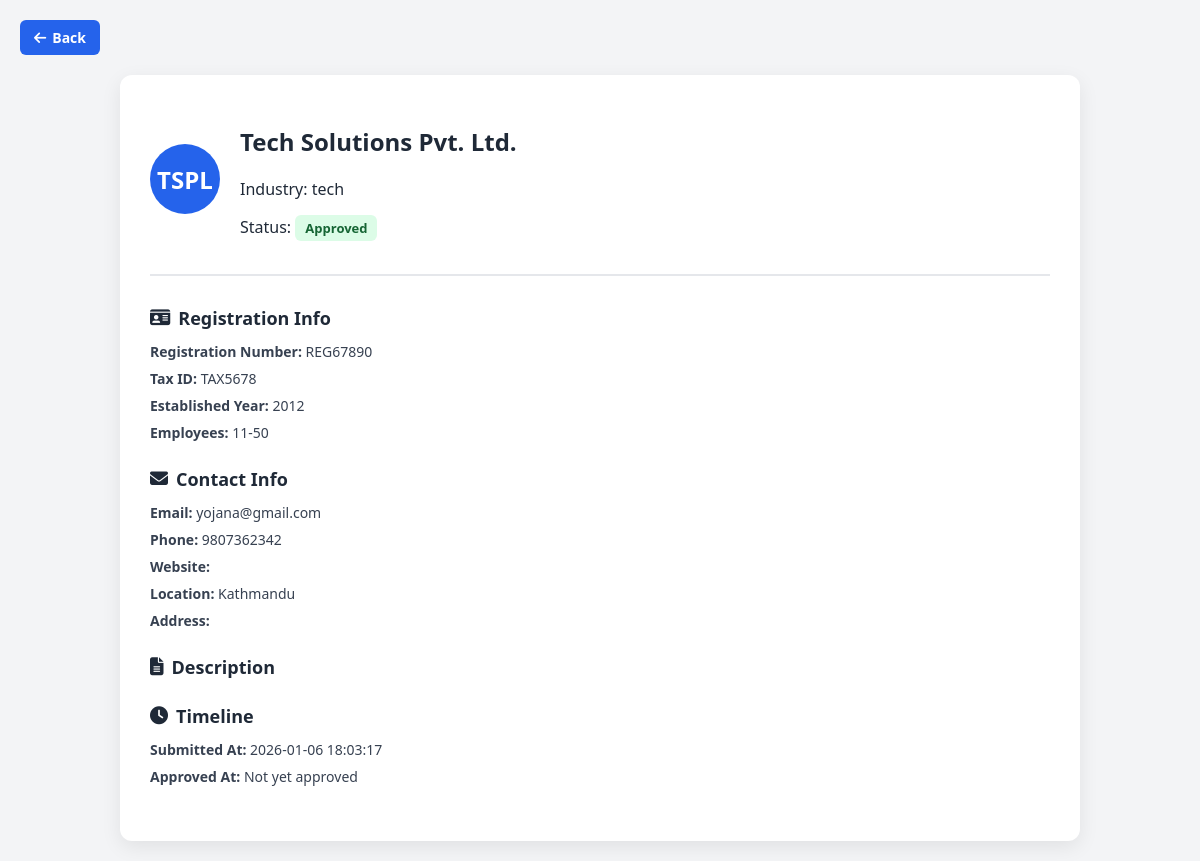
Page /html/Admin/viewCompany.php?id=11 on the committed database.
### tables this page shows
CREATE TABLE `company_registration` (
  `company_id` int(11) NOT NULL,
  `company_name` varchar(255) NOT NULL,
  `industry` varchar(100) NOT NULL,
  `registration_number` varchar(100) NOT NULL,
  `tax_id` varchar(100) NOT NULL,
  `established_year` int(11) NOT NULL,
  `num_employees` varchar(50) NOT NULL,
  `email` varchar(255) NOT NULL,
  `phone` varchar(50) NOT NULL,
  `website` varchar(255) DEFAULT NULL,
  `city_state` varchar(255) NOT NULL,
  `full_address` text DEFAULT NULL,
  `company_description` text DEFAULT NULL,
  `password` varchar(255) NOT NULL,
  `status` enum('pending','verified','approved','rejected') DEFAULT 'pending',
  `submitted_at` datetime DEFAULT current_timestamp(),
  `approved_at` datetime DEFAULT NULL
);

### html/Admin/viewcompany.php (the view, shortened to what this page needs)
<?php
require_once "db_aadminconnect.php";
$company_id = intval($_GET['id'] ?? 0);
$stmt = $conn->prepare("SELECT * FROM company_registration WHERE company_id=? LIMIT 1");
$stmt->bind_param("i", $company_id);
$stmt->execute();
$result = $stmt->get_result();
$company = $result->fetch_assoc();
$parts = explode(" ", $company['company_name']);
$initials = "";
foreach ($parts as $p) { $initials .= strtoupper($p[0]); }
?>
<!DOCTYPE html>
<html lang="en">
<head>
  <link rel="stylesheet" href="viewcompany.css">
  <link rel="stylesheet" href="https://cdnjs.cloudflare.com/ajax/libs/font-awesome/6.5.0/css/all.min.css"/>
</head>
<body>
  <a href="javascript:history.back()" class="btn-back">
    <i class="fa-solid fa-arrow-left"></i> Back
  </a>
  <div class="company-container">
    <div class="company-header">
      <div class="avatar"><?php echo $initials; ?></div>
      <div class="info">
        <h2><?php echo htmlspecialchars($company['company_name']); ?></h2>
        <p>Industry: <?php echo htmlspecialchars($company['industry']); ?></p>
        <p>Status: <span class="status <?php echo strtolower($company['status']); ?>">
          <?php echo ucfirst($company['status']); ?>
        </span></p>
      </div>
    </div>
    <section class="company-section">
      <h3><i class="fa-solid fa-id-card"></i> Registration Info</h3>
      <ul>
        <li><strong>Registration Number:</strong> <?php echo htmlspecialchars($company['registration_number']); ?></li>
        <li><strong>Tax ID:</strong> <?php echo htmlspecialchars($company['tax_id']); ?></li>
        <li><strong>Established Year:</strong> <?php echo htmlspecialchars($company['established_year']); ?></li>
        <li><strong>Employees:</strong> <?php echo htmlspecialchars($company['num_employees']); ?></li>
      </ul>
    </section>
    <section class="company-section">
      <h3><i class="fa-solid fa-envelope"></i> Contact Info</h3>
      <ul>
        <li><strong>Email:</strong> <?php echo htmlspecialchars($company['email']); ?></li>
        <li><strong>Phone:</strong> <?php echo htmlspecialchars($company['phone']); ?></li>
        <li><strong>Website:</strong> </li>
        <li><strong>Location:</strong> <?php echo htmlspecialchars($company['city_state']); ?></li>
        <li><strong>Address:</strong> <?php echo htmlspecialchars($company['full_address']); ?></li>
      </ul>
    </section>
    <section class="company-section">
      <h3><i class="fa-solid fa-file-lines"></i> Description</h3>
    </section>
    <section class="company-section">
      <h3><i class="fa-solid fa-clock"></i> Timeline</h3>
      <ul>
        <li><strong>Submitted At:</strong> <?php echo $company['submitted_at']; ?></li>
        <li><strong>Approved At:</strong> <?php echo $company['approved_at'] ?: 'Not yet approved'; ?></li>
      </ul>
    </section>
  </div>
</body>
</html>

### html/Admin/viewcompany.css (style rules this page uses)
body { font-family: "Segoe UI", sans-serif; background: #f3f4f6; margin: 0; padding: 20px; color: #1f2937; }
.btn-back { display: inline-flex; align-items: center; gap: 6px; background: #2563eb; color: #fff; padding: 8px 14px; border-radius: 6px; text-decoration: none; font-size: 14px; font-weight: 600; margin-bottom: 20px; }
.company-container { max-width: 900px; margin: auto; background: #fff; border-radius: 12px; box-shadow: 0 6px 20px rgba(0,0,0,0.08); padding: 30px; }
.company-header { display: flex; align-items: center; gap: 20px; border-bottom: 2px solid #e5e7eb; padding-bottom: 20px; margin-bottom: 30px; }
.avatar { width: 70px; height: 70px; border-radius: 50%; background: #2563eb; color: #fff; font-size: 24px; font-weight: 700; display: flex; align-items: center; justify-content: center; }
.company-section { margin-bottom: 25px; }
.company-section h3 { font-size: 18px; margin-bottom: 12px; color: #1f2937; display: flex; align-items: center; gap: 8px; }
.company-section ul { list-style: none; padding: 0; margin: 0; }
.company-section li { margin-bottom: 8px; font-size: 14px; color: #374151; }
.status { padding: 4px 10px; border-radius: 6px; font-size: 13px; font-weight: 600; text-transform: capitalize; }
.status.approved { background: #dcfce7; color: #166534; }

### rows in the picture
company_registration: company_name "Tech Solutions Pvt. Ltd.", industry "tech", status "Approved", registration_number "REG67890", tax "TAX5678", established_year "2012", num_employees "11-50", email "yojana@gmail.com", phone "9807362342", city_state "Kathmandu", submitted_at "2026-01-06 18:03:17", approved_at "Not yet approved"

### other values in the picture
$initials "TSPL"
